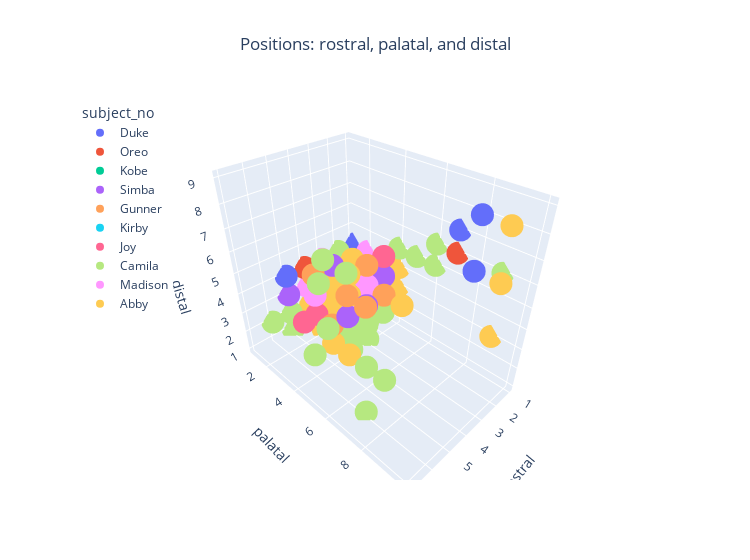

Notebook code cell kept with this figure:
### Code cell
#check plot 
fig = px.scatter_3d(treatment_df, 
                    x="rostral", 
                    y="palatal", 
                    z="distal", 
                    hover_name ="subject_no", 
                    color = treatment_df.subject_no, 
                    color_continuous_scale=px.colors.sequential.ice,
                    title = "Positions: rostral, palatal, and distal",
                    width=750)
fig.update_layout(legend=dict(x=0,y=1), title_x=0.5)
fig.show()

### Figure 1 — Plotly figure (JSON) as saved in the notebook; plotly's stock layout.template omitted (floating-point values rounded to 4 significant figures)
{"data": [{"hovertemplate": "<b>%{hovertext}</b><br><br>subject_no=Duke<br>rostral=%{x}<br>palatal=%{y}<br>distal=%{z}<extra></extra>", "hovertext": ["Duke", "Duke", "Duke", "Duke", "Duke", "Duke", "Duke", "Duke", "Duke", "Duke", "Duke", "Duke", "Duke", "Duke", "Duke", "Duke", "Duke", "Duke", "Duke", "Duke", "Duke", "Duke", "Duke", "Duke", "Duke", "Duke", "Duke", "Duke", "Duke", "Duke", "Duke", "Duke", "Duke", "Duke", "Duke", "Duke", "Duke", "Duke", "Duke", "Duke", "Duke", "Duke", "Duke", "Duke", "Duke", "Duke", "Duke", "Duke", "Duke", "Duke", "Duke", "Duke", "Duke", "Duke", "Duke", "Duke", "Duke", "Duke", "Duke", "Duke", "Duke", "Duke", "Duke", "Duke", "Duke", "Duke", "Duke", "Duke", "Duke", "Duke", "Duke", "Duke", "Duke", "Duke", "Duke", "Duke", "Duke", "Duke", "Duke", "Duke", "Duke", "Duke", "Duke", "Duke", "Duke", "Duke", "Duke", "Duke", "Duke", "Duke", "Duke", "Duke", "Duke", "Duke", "Duke", "Duke", "Duke", "Duke", "Duke", "Duke", "Duke", "Duke", "Duke", "Duke", "Duke", "Duke", "Duke", "Duke", "Duke", "Duke", "Duke", "Duke", "Duke", "Duke", "Duke", "Duke", "Duke", "Duke", "Duke", "Duke", "Duke", "Duke", "Duke", "Duke", "Duke", "Duke"], "legendgroup": "Duke", "marker": {"color": "#636efa", "symbol": "circle"}, "mode": "markers", "name": "Duke", "scene": "scene", "showlegend": true, "type": "scatter3d", "x": [1, 1, 1, 2, 3, 3, 3, 2, 3, 1, 1, 1, 1, 1, 1, 1, 1, 1, 5, 5, 4, 4, 4, 1, 3, 1, 3, 1, 2, 2, 1, 1, 1, 1, 2, 1, 2, 2, 1, 4, 5, 4, 1, 1, 2, 2, 1, 2, 2, 3, 2, 3, 3, 3, 2, 2, 2, 1, 1, 2, 2, 1, 1, 1, 2, 1, 3, 2, 1, 3, 3, 1, 2, 3, 1, 1, 2, 1, 1, 1, 1, 4, 4, 4, 3, 4, 3, 3, 4, 4, 3, 3, 2, 2, 2, 2, 3, 3, 3, 3, 3, 3, 4, 4, 4, 1, 2, 1, 2, 2, 1, 2, 3, 2, 3, 3, 2, 2, 2, 1, 1, 1, 1, 1, 1, 1], "y": [1, 1, 1, 2, 2, 2, 1, 2, 1, 2, 3, 1, 1, 1, 1, 1, 1, 1, 3, 1, 2, 1, 1, 1, 2, 2, 1, 2, 2, 2, 1, 2, 2, 2, 2, 2, 2, 1, 1, 1, 1, 2, 1, 1, 1, 1, 1, 1, 1, 2, 1, 1, 1, 3, 2, 1, 2, 1, 1, 1, 1, 1, 1, 2, 1, 1, 1, 1, 1, 9, 9, 7, 3, 3, 2, 1, 2, 1, 1, 1, 2, 2, 1, 1, 3, 3, 3, 2, 1, 1, 3, 3, 1, 3, 2, 1, 3, 3, 3, 1, 3, 3, 2, 1, 2, 2, 2, 2, 2, 2, 2, 2, 1, 2, 2, 1, 3, 1, 1, 1, 1, 1, 1, 1, 1, 1], "z": [1, 1, 1, 2, 1, 2, 1, 3, 3, 3, 3, 2, 3, 2, 2, 2, 2, 1, 4, 3, 3, 2, 2, 1, 3, 1, 2, 2, 2, 3, 1, 1, 2, 2, 1, 1, 1, 1, 1, 4, 4, 4, 2, 2, 2, 2, 2, 2, 1, 3, 3, 2, 2, 1, 2, 2, 2, 1, 1, 2, 2, 1, 1, 2, 1, 2, 1, 1, 1, 7, 9, 7, 3, 3, 2, 1, 1, 1, 2, 2, 2, 4, 3, 2, 3, 3, 3, 3, 4, 3, 4, 4, 2, 1, 4, 3, 3, 4, 3, 3, 4, 4, 3, 2, 4, 1, 3, 1, 1, 1, 2, 3, 3, 2, 3, 3, 3, 2, 1, 1, 3, 4, 3, 1, 1, 1]}, {"hovertemplate": "<b>%{hovertext}</b><br><br>subject_no=Oreo<br>rostral=%{x}<br>palatal=%{y}<br>distal=%{z}<extra></extra>", "hovertext": ["Oreo", "Oreo", "Oreo", "Oreo", "Oreo", "Oreo", "Oreo", "Oreo", "Oreo", "Oreo", "Oreo", "Oreo", "Oreo", "Oreo", "Oreo", "Oreo", "Oreo", "Oreo", "Oreo", "Oreo", "Oreo", "Oreo", "Oreo", "Oreo", "Oreo", "Oreo", "Oreo", "Oreo", "Oreo", "Oreo", "Oreo", "Oreo", "Oreo", "Oreo", "Oreo", "Oreo", "Oreo", "Oreo", "Oreo", "Oreo", "Oreo", "Oreo", "Oreo", "Oreo", "Oreo", "Oreo", "Oreo", "Oreo", "Oreo", "Oreo", "Oreo", "Oreo", "Oreo", "Oreo", "Oreo", "Oreo", "Oreo", "Oreo", "Oreo", "Oreo", "Oreo", "Oreo", "Oreo", "Oreo", "Oreo", "Oreo", "Oreo", "Oreo", "Oreo", "Oreo", "Oreo", "Oreo", "Oreo", "Oreo", "Oreo", "Oreo", "Oreo", "Oreo", "Oreo", "Oreo", "Oreo", "Oreo", "Oreo", "Oreo", "Oreo", "Oreo", "Oreo", "Oreo", "Oreo", "Oreo", "Oreo", "Oreo", "Oreo", "Oreo", "Oreo", "Oreo", "Oreo", "Oreo", "Oreo", "Oreo", "Oreo", "Oreo", "Oreo", "Oreo", "Oreo", "Oreo", "Oreo", "Oreo", "Oreo", "Oreo", "Oreo", "Oreo", "Oreo", "Oreo", "Oreo", "Oreo", "Oreo", "Oreo", "Oreo", "Oreo", "Oreo", "Oreo", "Oreo", "Oreo", "Oreo", "Oreo"], "legendgroup": "Oreo", "marker": {"color": "#EF553B", "symbol": "circle"}, "mode": "markers", "name": "Oreo", "scene": "scene", "showlegend": true, "type": "scatter3d", "x": [1, 2, 1, 3, 1, 2, 3, 1, 3, 2, 3, 3, 2, 1, 3, 2, 1, 1, 3, 4, 1, 3, 3, 1, 3, 1, 3, 2, 3, 4, 3, 3, 3, 3, 3, 3, 2, 3, 3, 4, 4, 4, 1, 1, 1, 1, 2, 3, 3, 3, 3, 3, 2, 2, 2, 3, 3, 1, 2, 1, 1, 2, 1, 1, 1, 1, 1, 1, 2, 1, 1, 1, 1, 1, 1, 2, 1, 1, 3, 1, 1, 4, 4, 4, 4, 4, 4, 3, 3, 3, 2, 1, 1, 3, 3, 2, 4, 3, 3, 3, 4, 3, 4, 4, 4, 1, 3, 1, 1, 3, 1, 1, 1, 1, 1, 1, 1, 2, 3, 2, 1, 1, 1, 1, 1, 1], "y": [1, 2, 1, 2, 4, 3, 2, 2, 2, 4, 4, 4, 2, 3, 4, 1, 1, 1, 3, 3, 2, 2, 1, 1, 2, 1, 1, 3, 2, 2, 2, 1, 1, 2, 1, 2, 1, 1, 1, 4, 3, 2, 1, 3, 1, 2, 3, 1, 1, 2, 2, 1, 3, 3, 4, 4, 4, 1, 2, 1, 1, 1, 1, 1, 1, 1, 1, 1, 1, 6, 5, 7, 1, 1, 1, 1, 1, 1, 2, 1, 1, 1, 2, 2, 2, 1, 2, 2, 3, 3, 3, 1, 3, 1, 3, 3, 1, 1, 1, 3, 1, 3, 3, 3, 2, 3, 3, 2, 1, 2, 2, 1, 1, 1, 1, 1, 1, 1, 1, 1, 1, 1, 1, 1, 1, 1], "z": [1, 2, 2, 2, 3, 3, 3, 3, 2, 3, 1, 3, 2, 1, 3, 2, 1, 2, 3, 2, 3, 1, 1, 1, 2, 2, 2, 4, 2, 3, 2, 2, 1, 2, 1, 1, 1, 1, 1, 4, 3, 4, 2, 2, 2, 2, 2, 2, 2, 2, 3, 3, 3, 2, 2, 2, 2, 1, 2, 1, 1, 1, 1, 2, 3, 2, 2, 1, 3, 6, 5, 6, 2, 2, 1, 1, 1, 2, 2, 1, 1, 3, 3, 3, 4, 3, 3, 3, 3, 3, 3, 3, 3, 4, 3, 3, 4, 4, 3, 4, 3, 4, 3, 3, 4, 3, 3, 2, 2, 1, 3, 2, 1, 1, 3, 3, 2, 3, 2, 2, 2, 2, 1, 1, 1, 1]}, {"hovertemplate": "<b>%{hovertext}</b><br><br>subject_no=Kobe<br>rostral=%{x}<br>palatal=%{y}<br>distal=%{z}<extra></extra>", "hovertext": ["Kobe", "Kobe", "Kobe", "Kobe", "Kobe", "Kobe", "Kobe", "Kobe", "Kobe", "Kobe", "Kobe", "Kobe", "Kobe", "Kobe", "Kobe", "Kobe", "Kobe", "Kobe", "Kobe", "Kobe", "Kobe", "Kobe", "Kobe", "Kobe", "Kobe", "Kobe", "Kobe", "Kobe", "Kobe", "Kobe", "Kobe", "Kobe", "Kobe", "Kobe", "Kobe", "Kobe", "Kobe", "Kobe", "Kobe", "Kobe", "Kobe", "Kobe", "Kobe", "Kobe", "Kobe", "Kobe", "Kobe", "Kobe", "Kobe", "Kobe", "Kobe", "Kobe", "Kobe", "Kobe", "Kobe", "Kobe", "Kobe", "Kobe", "Kobe", "Kobe", "Kobe", "Kobe", "Kobe", "Kobe", "Kobe", "Kobe", "Kobe", "Kobe", "Kobe", "Kobe", "Kobe", "Kobe", "Kobe", "Kobe", "Kobe", "Kobe", "Kobe", "Kobe", "Kobe", "Kobe", "Kobe", "Kobe", "Kobe", "Kobe", "Kobe", "Kobe", "Kobe", "Kobe", "Kobe", "Kobe", "Kobe", "Kobe", "Kobe", "Kobe", "Kobe", "Kobe", "Kobe", "Kobe", "Kobe", "Kobe", "Kobe", "Kobe", "Kobe", "Kobe", "Kobe", "Kobe", "Kobe", "Kobe", "Kobe", "Kobe", "Kobe", "Kobe", "Kobe", "Kobe", "Kobe", "Kobe", "Kobe", "Kobe", "Kobe", "Kobe", "Kobe", "Kobe", "Kobe"], "legendgroup": "Kobe", "marker": {"color": "#00cc96", "symbol": "circle"}, "mode": "markers", "name": "Kobe", "scene": "scene", "showlegend": true, "type": "scatter3d", "x": [2, 2, 1, 3, 3, 2, 3, 3, 3, 3, 1, 2, 2, 1, 1, 2, 1, 2, 4, 4, 4, 3, 3, 1, 3, 3, 3, 4, 3, 2, 3, 3, 2, 2, 2, 1, 3, 3, 2, 4, 4, 4, 3, 3, 2, 3, 3, 3, 2, 2, 3, 3, 2, 1, 3, 3, 3, 3, 2, 2, 3, 2, 2, 1, 1, 1, 4, 2, 2, 3, 2, 2, 3, 3, 3, 3, 3, 3, 3, 3, 2, 3, 3, 2, 4, 4, 4, 3, 3, 1, 4, 4, 3, 3, 3, 3, 3, 3, 3, 3, 3, 2, 3, 1, 1, 4, 3, 3, 3, 3, 2, 3, 3, 1, 2, 2, 2, 1, 1, 1, 1, 1, 1], "y": [2, 2, 1, 2, 2, 2, 3, 3, 2, 2, 2, 1, 2, 2, 1, 1, 2, 1, 4, 4, 4, 1, 1, 1, 2, 2, 2, 2, 2, 1, 2, 3, 2, 2, 2, 1, 2, 1, 2, 3, 2, 2, 2, 2, 2, 2, 2, 2, 1, 2, 2, 2, 2, 1, 2, 2, 2, 3, 2, 2, 2, 2, 1, 2, 1, 1, 1, 1, 1, 2, 2, 2, 2, 2, 2, 2, 2, 1, 3, 2, 2, 4, 3, 3, 4, 4, 3, 3, 3, 2, 3, 3, 3, 3, 3, 3, 5, 4, 4, 5, 3, 3, 3, 3, 3, 3, 3, 3, 3, 3, 3, 3, 3, 3, 2, 1, 1, 1, 1, 1, 1, 1, 1], "z": [2, 2, 1, 3, 3, 3, 3, 3, 1, 3, 3, 3, 3, 1, 2, 2, 1, 2, 3, 2, 2, 1, 1, 1, 3, 3, 3, 2, 2, 2, 3, 3, 2, 3, 3, 1, 2, 1, 1, 3, 3, 3, 3, 3, 2, 3, 2, 2, 4, 3, 1, 4, 2, 2, 3, 3, 3, 3, 2, 2, 2, 2, 1, 4, 3, 3, 3, 3, 2, 3, 3, 3, 3, 3, 1, 2, 2, 2, 3, 3, 3, 3, 3, 3, 3, 3, 2, 3, 3, 2, 2, 2, 2, 2, 2, 2, 4, 3, 3, 4, 4, 3, 3, 3, 3, 3, 2, 1, 3, 3, 3, 3, 3, 3, 3, 3, 2, 3, 3, 3, 1, 1, 1]}, {"hovertemplate": "<b>%{hovertext}</b><br><br>subject_no=Simba<br>rostral=%{x}<br>palatal=%{y}<br>distal=%{z}<extra></extra>", "hovertext": ["Simba", "Simba", "Simba", "Simba", "Simba", "Simba", "Simba", "Simba", "Simba", "Simba", "Simba", "Simba", "Simba", "Simba", "Simba", "Simba", "Simba", "Simba", "Simba", "Simba", "Simba", "Simba", "Simba", "Simba", "Simba", "Simba", "Simba", "Simba", "Simba", "Simba", "Simba", "Simba", "Simba", "Simba", "Simba", "Simba", "Simba", "Simba", "Simba", "Simba", "Simba", "Simba", "Simba", "Simba", "Simba", "Simba", "Simba", "Simba", "Simba", "Simba", "Simba", "Simba", "Simba", "Simba", "Simba", "Simba", "Simba", "Simba", "Simba", "Simba", "Simba", "Simba", "Simba", "Simba", "Simba", "Simba", "Simba", "Simba", "Simba", "Simba", "Simba", "Simba", "Simba", "Simba", "Simba", "Simba", "Simba", "Simba", "Simba", "Simba", "Simba", "Simba", "Simba", "Simba", "Simba", "Simba", "Simba", "Simba", "Simba", "Simba", "Simba", "Simba", "Simba", "Simba", "Simba", "Simba", "Simba", "Simba", "Simba", "Simba", "Simba", "Simba", "Simba", "Simba", "Simba", "Simba", "Simba", "Simba", "Simba", "Simba", "Simba", "Simba", "Simba", "Simba"], "legendgroup": "Simba", "marker": {"color": "#ab63fa", "symbol": "circle"}, "mode": "markers", "name": "Simba", "scene": "scene", "showlegend": true, "type": "scatter3d", "x": [2, 2, 1, 3, 2, 2, 2, 1, 1, 3, 2, 1, 4, 4, 3, 3, 3, 1, 3, 2, 1, 3, 3, 2, 2, 2, 2, 2, 1, 1, 3, 2, 2, 4, 4, 4, 4, 3, 2, 4, 4, 4, 3, 2, 2, 4, 3, 3, 3, 2, 2, 2, 2, 2, 2, 2, 2, 2, 1, 1, 3, 1, 2, 2, 1, 1, 2, 1, 1, 3, 3, 3, 3, 2, 2, 2, 1, 1, 4, 2, 2, 3, 3, 3, 3, 3, 2, 3, 1, 1, 3, 2, 1, 5, 4, 4, 2, 1, 1, 3, 3, 2, 5, 5, 4, 4, 3, 3, 2, 1, 1, 4, 3, 3], "y": [3, 3, 3, 4, 4, 4, 3, 3, 3, 2, 2, 1, 5, 3, 4, 1, 1, 1, 2, 1, 2, 3, 3, 3, 2, 1, 1, 2, 2, 2, 1, 1, 1, 4, 3, 3, 4, 3, 3, 3, 2, 2, 4, 4, 4, 4, 4, 4, 4, 3, 3, 2, 2, 2, 1, 1, 1, 2, 1, 1, 4, 4, 3, 1, 1, 1, 1, 1, 1, 2, 1, 1, 3, 3, 3, 4, 2, 2, 3, 2, 1, 1, 1, 1, 2, 2, 2, 2, 2, 2, 4, 3, 3, 5, 3, 3, 2, 2, 2, 4, 4, 4, 3, 1, 2, 3, 3, 3, 3, 2, 2, 3, 3, 3], "z": [2, 1, 1, 3, 3, 3, 1, 1, 1, 2, 1, 2, 4, 4, 3, 3, 1, 1, 3, 3, 1, 3, 2, 2, 2, 1, 1, 2, 2, 1, 1, 1, 1, 4, 3, 3, 5, 4, 4, 3, 3, 2, 4, 4, 4, 3, 2, 2, 5, 4, 4, 2, 2, 2, 2, 2, 2, 2, 2, 2, 3, 3, 3, 2, 2, 2, 2, 2, 2, 1, 1, 1, 4, 4, 2, 3, 3, 2, 3, 3, 2, 3, 2, 1, 2, 2, 2, 3, 3, 2, 3, 3, 2, 4, 2, 2, 3, 3, 2, 5, 4, 4, 4, 3, 2, 3, 3, 3, 3, 3, 3, 5, 4, 4]}, {"hovertemplate": "<b>%{hovertext}</b><br><br>subject_no=Gunner<br>rostral=%{x}<br>palatal=%{y}<br>distal=%{z}<extra></extra>", "hovertext": ["Gunner", "Gunner", "Gunner", "Gunner", "Gunner", "Gunner", "Gunner", "Gunner", "Gunner", "Gunner", "Gunner", "Gunner", "Gunner", "Gunner", "Gunner", "Gunner", "Gunner", "Gunner", "Gunner", "Gunner", "Gunner", "Gunner", "Gunner", "Gunner", "Gunner", "Gunner", "Gunner", "Gunner", "Gunner", "Gunner", "Gunner", "Gunner", "Gunner", "Gunner", "Gunner", "Gunner", "Gunner", "Gunner", "Gunner", "Gunner", "Gunner", "Gunner", "Gunner", "Gunner", "Gunner", "Gunner", "Gunner", "Gunner", "Gunner", "Gunner", "Gunner", "Gunner", "Gunner", "Gunner", "Gunner", "Gunner", "Gunner", "Gunner", "Gunner", "Gunner", "Gunner", "Gunner", "Gunner", "Gunner", "Gunner", "Gunner", "Gunner", "Gunner", "Gunner", "Gunner", "Gunner", "Gunner", "Gunner", "Gunner", "Gunner", "Gunner", "Gunner", "Gunner", "Gunner", "Gunner", "Gunner", "Gunner", "Gunner", "Gunner", "Gunner", "Gunner", "Gunner", "Gunner", "Gunner", "Gunner", "Gunner", "Gunner", "Gunner", "Gunner", "Gunner", "Gunner", "Gunner", "Gunner", "Gunner", "Gunner", "Gunner", "Gunner", "Gunner", "Gunner", "Gunner", "Gunner", "Gunner", "Gunner", "Gunner", "Gunner", "Gunner", "Gunner", "Gunner", "Gunner", "Gunner", "Gunner", "Gunner", "Gunner", "Gunner", "Gunner", "Gunner", "Gunner", "Gunner", "Gunner", "Gunner", "Gunner"], "legendgroup": "Gunner", "marker": {"color": "#FFA15A", "symbol": "circle"}, "mode": "markers", "name": "Gunner", "scene": "scene", "showlegend": true, "type": "scatter3d", "x": [1, 1, 1, 2, 3, 3, 3, 3, 3, 3, 3, 3, 3, 3, 3, 3, 3, 3, 4, 4, 4, 3, 3, 2, 1, 1, 1, 1, 1, 1, 2, 2, 2, 2, 2, 2, 3, 3, 3, 4, 4, 3, 3, 3, 3, 3, 2, 2, 4, 4, 4, 5, 4, 4, 3, 3, 3, 2, 1, 1, 1, 1, 1, 1, 1, 1, 3, 3, 2, 2, 1, 1, 1, 1, 1, 3, 3, 2, 2, 1, 1, 4, 2, 2, 4, 4, 4, 3, 3, 2, 4, 3, 1, 5, 5, 5, 3, 3, 3, 3, 3, 3, 3, 3, 3, 1, 1, 1, 1, 1, 1, 1, 1, 1, 2, 2, 1, 3, 3, 3, 1, 1, 1, 1, 1, 1], "y": [1, 1, 1, 3, 2, 4, 2, 3, 3, 2, 3, 3, 2, 3, 3, 3, 3, 4, 1, 1, 1, 2, 2, 2, 2, 1, 1, 2, 2, 2, 1, 1, 1, 2, 2, 2, 2, 1, 2, 3, 2, 2, 5, 4, 4, 4, 4, 4, 3, 3, 3, 4, 4, 4, 3, 4, 3, 2, 1, 1, 1, 1, 1, 1, 1, 1, 3, 2, 2, 3, 3, 2, 1, 1, 1, 2, 1, 1, 3, 3, 2, 3, 2, 2, 3, 3, 2, 3, 2, 2, 2, 2, 2, 6, 5, 3, 2, 2, 2, 4, 3, 3, 3, 3, 3, 3, 3, 2, 1, 3, 2, 1, 1, 1, 2, 1, 1, 1, 1, 1, 2, 2, 1, 1, 1, 1], "z": [1, 1, 1, 2, 2, 3, 2, 3, 2, 2, 3, 2, 2, 3, 2, 1, 2, 3, 2, 2, 2, 1, 1, 1, 4, 3, 2, 3, 2, 2, 2, 2, 2, 2, 2, 1, 1, 1, 1, 4, 3, 3, 4, 4, 4, 3, 2, 2, 3, 3, 3, 3, 3, 2, 4, 4, 3, 2, 1, 1, 1, 1, 1, 3, 3, 2, 3, 3, 3, 4, 4, 3, 3, 3, 2, 2, 1, 1, 3, 3, 2, 3, 3, 3, 3, 2, 2, 2, 2, 2, 3, 1, 1, 5, 5, 5, 3, 3, 2, 5, 4, 3, 3, 3, 3, 3, 2, 2, 1, 1, 1, 3, 3, 2, 4, 4, 3, 2, 2, 2, 2, 2, 1, 1, 1, 2]}, {"hovertemplate": "<b>%{hovertext}</b><br><br>subject_no=Kirby<br>rostral=%{x}<br>palatal=%{y}<br>distal=%{z}<extra></extra>", "hovertext": ["Kirby", "Kirby", "Kirby", "Kirby", "Kirby", "Kirby", "Kirby", "Kirby", "Kirby", "Kirby", "Kirby", "Kirby", "Kirby", "Kirby", "Kirby", "Kirby", "Kirby", "Kirby", "Kirby", "Kirby", "Kirby", "Kirby", "Kirby", "Kirby", "Kirby", "Kirby", "Kirby", "Kirby", "Kirby", "Kirby", "Kirby", "Kirby", "Kirby", "Kirby", "Kirby", "Kirby", "Kirby", "Kirby", "Kirby", "Kirby", "Kirby", "Kirby", "Kirby", "Kirby", "Kirby", "Kirby", "Kirby", "Kirby", "Kirby", "Kirby", "Kirby", "Kirby", "Kirby", "Kirby", "Kirby", "Kirby", "Kirby", "Kirby", "Kirby", "Kirby", "Kirby", "Kirby", "Kirby", "Kirby", "Kirby", "Kirby", "Kirby", "Kirby", "Kirby", "Kirby", "Kirby", "Kirby", "Kirby", "Kirby", "Kirby", "Kirby", "Kirby", "Kirby", "Kirby", "Kirby", "Kirby", "Kirby", "Kirby", "Kirby", "Kirby", "Kirby", "Kirby", "Kirby", "Kirby", "Kirby", "Kirby", "Kirby", "Kirby", "Kirby", "Kirby", "Kirby", "Kirby", "Kirby", "Kirby", "Kirby", "Kirby", "Kirby", "Kirby", "Kirby", "Kirby", "Kirby", "Kirby", "Kirby", "Kirby", "Kirby", "Kirby", "Kirby", "Kirby", "Kirby", "Kirby", "Kirby", "Kirby", "Kirby", "Kirby", "Kirby", "Kirby", "Kirby", "Kirby", "Kirby", "Kirby"], "legendgroup": "Kirby", "marker": {"color": "#19d3f3", "symbol": "circle"}, "mode": "markers", "name": "Kirby", "scene": "scene", "showlegend": true, "type": "scatter3d", "x": [2, 1, 2, 1, 2, 2, 2, 3, 1, 3, 3, 1, 2, 1, 1, 2, 2, 2, 4, 4, 4, 3, 3, 3, 4, 2, 2, 3, 2, 1, 4, 3, 1, 3, 1, 4, 4, 1, 4, 4, 4, 3, 2, 2, 3, 2, 1, 3, 3, 3, 3, 3, 3, 2, 2, 2, 3, 2, 1, 3, 2, 2, 2, 3, 2, 3, 1, 1, 2, 1, 1, 2, 2, 1, 3, 1, 1, 3, 2, 1, 3, 3, 2, 4, 4, 2, 4, 4, 3, 3, 3, 1, 2, 2, 1, 3, 3, 1, 3, 1, 2, 4, 4, 3, 3, 2, 2, 3, 3, 2, 1, 1, 1, 2, 1, 1, 2, 1, 1, 1, 1, 1, 2, 1, 1], "y": [2, 1, 1, 2, 1, 1, 1, 1, 1, 2, 2, 1, 3, 2, 2, 1, 1, 1, 4, 4, 4, 3, 1, 1, 2, 1, 1, 1, 1, 1, 1, 1, 1, 1, 1, 3, 2, 1, 4, 4, 3, 3, 2, 1, 2, 3, 3, 2, 2, 2, 3, 2, 2, 3, 3, 1, 3, 2, 1, 2, 2, 2, 1, 1, 2, 1, 1, 1, 4, 4, 3, 1, 1, 1, 1, 1, 1, 3, 3, 1, 2, 2, 1, 3, 3, 2, 2, 1, 1, 3, 3, 3, 1, 3, 2, 1, 1, 1, 2, 2, 2, 4, 2, 2, 3, 2, 1, 1, 1, 1, 2, 2, 1, 3, 3, 3, 1, 1, 1, 1, 1, 1, 1, 1, 1], "z": [2, 1, 2, 2, 3, 1, 2, 1, 1, 3, 1, 1, 3, 2, 2, 2, 2, 2, 4, 4, 4, 2, 1, 1, 3, 2, 1, 2, 2, 2, 2, 2, 1, 2, 1, 1, 1, 1, 4, 4, 4, 2, 1, 2, 1, 1, 1, 3, 3, 3, 2, 1, 2, 3, 2, 2, 3, 2, 1, 2, 2, 2, 3, 2, 2, 3, 3, 2, 5, 4, 4, 3, 2, 1, 2, 1, 1, 2, 1, 1, 4, 3, 1, 3, 3, 1, 3, 2, 2, 4, 4, 1, 3, 3, 2, 3, 3, 2, 4, 3, 2, 4, 4, 3, 3, 2, 1, 2, 1, 1, 2, 2, 1, 4, 3, 2, 2, 2, 1, 3, 3, 2, 1, 1, 1]}, {"hovertemplate": "<b>%{hovertext}</b><br><br>subject_no=Joy<br>rostral=%{x}<br>palatal=%{y}<br>distal=%{z}<extra></extra>", "hovertext": ["Joy", "Joy", "Joy", "Joy", "Joy", "Joy", "Joy", "Joy", "Joy", "Joy", "Joy", "Joy", "Joy", "Joy", "Joy", "Joy", "Joy", "Joy", "Joy", "Joy", "Joy", "Joy", "Joy", "Joy", "Joy", "Joy", "Joy", "Joy", "Joy", "Joy", "Joy", "Joy", "Joy", "Joy", "Joy", "Joy", "Joy", "Joy", "Joy", "Joy", "Joy", "Joy", "Joy", "Joy", "Joy", "Joy", "Joy", "Joy", "Joy", "Joy", "Joy", "Joy", "Joy", "Joy", "Joy", "Joy", "Joy", "Joy", "Joy", "Joy", "Joy", "Joy", "Joy", "Joy", "Joy", "Joy", "Joy", "Joy", "Joy", "Joy", "Joy", "Joy", "Joy", "Joy", "Joy", "Joy", "Joy", "Joy", "Joy", "Joy", "Joy", "Joy", "Joy", "Joy", "Joy", "Joy", "Joy", "Joy", "Joy", "Joy", "Joy", "Joy", "Joy", "Joy", "Joy", "Joy", "Joy", "Joy", "Joy", "Joy", "Joy", "Joy", "Joy", "Joy", "Joy", "Joy", "Joy", "Joy", "Joy", "Joy", "Joy", "Joy", "Joy", "Joy", "Joy", "Joy", "Joy", "Joy", "Joy", "Joy", "Joy", "Joy", "Joy", "Joy", "Joy", "Joy"], "legendgroup": "Joy", "marker": {"color": "#FF6692", "symbol": "circle"}, "mode": "markers", "name": "Joy", "scene": "scene", "showlegend": true, "type": "scatter3d", "x": [1, 1, 2, 3, 3, 3, 3, 3, 3, 3, 3, 3, 2, 1, 1, 1, 1, 1, 3, 3, 3, 4, 2, 2, 3, 3, 1, 4, 3, 2, 3, 3, 2, 3, 3, 2, 4, 3, 5, 4, 4, 3, 1, 1, 1, 2, 2, 2, 3, 3, 2, 3, 2, 1, 3, 2, 2, 1, 1, 1, 1, 1, 1, 2, 2, 1, 3, 1, 1, 1, 1, 1, 1, 1, 1, 3, 2, 1, 2, 1, 1, 5, 4, 4, 4, 4, 3, 4, 4, 4, 3, 3, 3, 3, 3, 2, 3, 3, 2, 4, 3, 3, 5, 4, 4, 2, 1, 1, 3, 3, 1, 1, 1, 1, 2, 1, 1, 3, 2, 1, 1, 1, 1, 1, 1, 1], "y": [1, 1, 1, 3, 2, 1, 1, 1, 1, 2, 1, 1, 3, 3, 1, 3, 2, 1, 1, 1, 1, 2, 1, 1, 3, 3, 2, 3, 3, 2, 3, 1, 1, 3, 3, 1, 1, 1, 2, 3, 2, 1, 2, 2, 2, 3, 2, 2, 2, 2, 1, 1, 1, 1, 3, 3, 3, 1, 1, 1, 1, 1, 1, 1, 1, 1, 1, 1, 1, 2, 2, 2, 1, 1, 1, 1, 1, 1, 1, 1, 1, 3, 1, 1, 4, 3, 3, 3, 3, 2, 3, 1, 1, 3, 3, 2, 3, 3, 2, 4, 3, 3, 3, 2, 1, 2, 1, 1, 2, 1, 1, 1, 1, 1, 4, 4, 3, 1, 1, 1, 1, 1, 1, 1, 1, 1], "z": [1, 1, 2, 2, 2, 1, 4, 3, 2, 4, 3, 3, 2, 1, 1, 1, 1, 1, 3, 2, 2, 2, 2, 1, 3, 3, 2, 2, 1, 1, 3, 2, 1, 3, 3, 2, 1, 1, 2, 4, 4, 2, 3, 1, 1, 3, 2, 1, 3, 3, 2, 2, 1, 1, 2, 2, 2, 1, 1, 1, 1, 1, 1, 1, 1, 1, 2, 2, 1, 3, 3, 3, 1, 1, 1, 1, 1, 1, 3, 1, 1, 3, 3, 2, 5, 4, 4, 4, 3, 3, 4, 3, 3, 3, 2, 2, 4, 4, 4, 4, 3, 3, 4, 2, 1, 3, 3, 1, 1, 1, 1, 2, 1, 1, 5, 4, 4, 2, 1, 1, 1, 1, 1, 1, 1, 1]}, {"hovertemplate": "<b>%{hovertext}</b><br><br>subject_no=Camila<br>rostral=%{x}<br>palatal=%{y}<br>distal=%{z}<extra></extra>", "hovertext": ["Camila", "Camila", "Camila", "Camila", "Camila", "Camila", "Camila", "Camila", "Camila", "Camila", "Camila", "Camila", "Camila", "Camila", "Camila", "Camila", "Camila", "Camila", "Camila", "Camila", "Camila", "Camila", "Camila", "Camila", "Camila", "Camila", "Camila", "Camila", "Camila", "Camila", "Camila", "Camila", "Camila", "Camila", "Camila", "Camila", "Camila", "Camila", "Camila", "Camila", "Camila", "Camila", "Camila", "Camila", "Camila", "Camila", "Camila", "Camila", "Camila", "Camila", "Camila", "Camila", "Camila", "Camila", "Camila", "Camila", "Camila", "Camila", "Camila", "Camila", "Camila", "Camila", "Camila", "Camila", "Camila", "Camila", "Camila", "Camila", "Camila", "Camila", "Camila", "Camila", "Camila", "Camila", "Camila", "Camila", "Camila", "Camila", "Camila", "Camila", "Camila", "Camila", "Camila", "Camila", "Camila", "Camila", "Camila", "Camila", "Camila", "Camila", "Camila", "Camila", "Camila", "Camila", "Camila", "Camila", "Camila", "Camila", "Camila", "Camila", "Camila", "Camila", "Camila", "Camila", "Camila", "Camila", "Camila", "Camila", "Camila", "Camila", "Camila", "Camila", "Camila", "Camila", "Camila", "Camila", "Camila", "Camila", "Camila", "Camila", "Camila", "Camila", "Camila", "Camila", "Camila"], "legendgroup": "Camila", "marker": {"color": "#B6E880", "symbol": "circle"}, "mode": "markers", "name": "Camila", "scene": "scene", "showlegend": true, "type": "scatter3d", "x": [2, 2, 1, 1, 1, 1, 4, 4, 3, 4, 4, 4, 4, 4, 4, 3, 3, 3, 3, 3, 1, 1, 1, 1, 2, 2, 1, 2, 2, 1, 2, 2, 1, 3, 3, 1, 1, 1, 1, 3, 3, 2, 1, 1, 1, 2, 1, 1, 6, 6, 6, 6, 5, 5, 1, 1, 2, 5, 5, 2, 2, 1, 7, 6, 5, 1, 1, 1, 1, 1, 1, 1, 1, 1, 1, 1, 1, 1, 1, 1, 3, 3, 3, 3, 3, 3, 4, 3, 3, 3, 2, 2, 4, 4, 3, 3, 3, 2, 2, 3, 1, 4, 3, 3, 1, 1, 1, 1, 1, 1, 1, 1, 1, 1, 1, 1, 3, 3, 3, 3, 2, 1, 1, 1, 1], "y": [1, 1, 1, 2, 1, 1, 4, 4, 4, 4, 4, 4, 5, 5, 4, 2, 2, 2, 2, 2, 2, 1, 1, 1, 1, 1, 1, 2, 2, 2, 3, 3, 2, 2, 1, 1, 2, 1, 1, 2, 2, 2, 1, 1, 1, 3, 3, 1, 5, 4, 1, 7, 7, 6, 3, 1, 1, 1, 1, 2, 2, 2, 6, 5, 5, 2, 1, 1, 5, 4, 4, 1, 1, 1, 3, 3, 3, 1, 1, 1, 2, 2, 1, 1, 1, 1, 2, 2, 2, 4, 4, 2, 2, 2, 1, 1, 1, 1, 1, 2, 1, 1, 2, 2, 1, 1, 1, 1, 1, 1, 1, 1, 1, 9, 6, 6, 1, 1, 1, 1, 1, 1, 1, 1, 1], "z": [2, 2, 1, 2, 2, 2, 1, 1, 1, 4, 3, 3, 3, 3, 2, 3, 3, 3, 3, 3, 1, 1, 1, 1, 2, 2, 1, 1, 1, 1, 1, 1, 1, 2, 2, 1, 1, 1, 1, 3, 3, 3, 2, 1, 2, 4, 3, 3, 4, 2, 2, 1, 2, 2, 2, 1, 2, 1, 2, 2, 2, 2, 7, 7, 6, 3, 3, 2, 5, 5, 4, 3, 3, 3, 4, 3, 3, 1, 1, 1, 3, 3, 2, 3, 2, 1, 4, 4, 3, 2, 2, 1, 3, 3, 3, 3, 3, 2, 4, 4, 2, 3, 3, 3, 1, 1, 1, 1, 1, 1, 1, 1, 1, 6, 6, 5, 2, 2, 1, 1, 1, 1, 1, 1, 1]}, {"hovertemplate": "<b>%{hovertext}</b><br><br>subject_no=Madison<br>rostral=%{x}<br>palatal=%{y}<br>distal=%{z}<extra></extra>", "hovertext": ["Madison", "Madison", "Madison", "Madison", "Madison", "Madison", "Madison", "Madison", "Madison", "Madison", "Madison", "Madison", "Madison", "Madison", "Madison", "Madison", "Madison", "Madison", "Madison", "Madison", "Madison", "Madison", "Madison", "Madison", "Madison", "Madison", "Madison", "Madison", "Madison", "Madison", "Madison", "Madison", "Madison", "Madison", "Madison", "Madison", "Madison", "Madison", "Madison", "Madison", "Madison", "Madison", "Madison", "Madison", "Madison", "Madison", "Madison", "Madison", "Madison", "Madison", "Madison", "Madison", "Madison", "Madison", "Madison", "Madison", "Madison", "Madison", "Madison", "Madison", "Madison", "Madison", "Madison", "Madison", "Madison", "Madison", "Madison", "Madison", "Madison", "Madison", "Madison", "Madison", "Madison", "Madison", "Madison", "Madison", "Madison", "Madison", "Madison", "Madison", "Madison", "Madison", "Madison", "Madison", "Madison", "Madison", "Madison", "Madison", "Madison", "Madison", "Madison", "Madison", "Madison", "Madison", "Madison", "Madison", "Madison", "Madison", "Madison", "Madison", "Madison", "Madison", "Madison", "Madison", "Madison", "Madison", "Madison", "Madison", "Madison", "Madison", "Madison", "Madison", "Madison", "Madison", "Madison", "Madison", "Madison", "Madison", "Madison", "Madison", "Madison", "Madison", "Madison", "Madison", "Madison", "Madison"], "legendgroup": "Madison", "marker": {"color": "#FF97FF", "symbol": "circle"}, "mode": "markers", "name": "Madison", "scene": "scene", "showlegend": true, "type": "scatter3d", "x": [2, 2, 2, 3, 5, 4, 3, 2, 1, 2, 1, 1, 2, 2, 1, 1, 1, 1, 4, 4, 4, 3, 2, 2, 1, 1, 1, 4, 3, 1, 1, 1, 1, 4, 2, 1, 3, 2, 2, 5, 4, 4, 2, 2, 1, 2, 1, 1, 2, 2, 1, 3, 2, 2, 3, 2, 1, 1, 1, 1, 2, 2, 2, 2, 2, 2, 3, 2, 2, 1, 1, 1, 2, 1, 1, 3, 2, 1, 3, 1, 1, 4, 4, 1, 4, 4, 3, 4, 3, 3, 3, 3, 2, 1, 1, 1, 4, 2, 2, 3, 3, 3, 4, 4, 4, 3, 1, 1, 3, 1, 1, 3, 3, 2, 3, 1, 1, 3, 2, 1, 1, 1, 1, 1, 1, 1], "y": [1, 1, 1, 2, 3, 1, 3, 1, 1, 2, 1, 1, 1, 1, 1, 3, 2, 1, 4, 3, 2, 2, 1, 1, 2, 1, 1, 3, 2, 1, 2, 2, 2, 3, 2, 2, 2, 2, 1, 3, 3, 2, 3, 3, 2, 2, 1, 1, 2, 1, 1, 3, 3, 1, 3, 1, 1, 1, 1, 1, 1, 1, 1, 1, 1, 1, 1, 1, 1, 4, 3, 3, 1, 1, 1, 2, 1, 1, 2, 2, 1, 3, 2, 1, 3, 2, 2, 3, 3, 3, 3, 3, 3, 3, 2, 1, 3, 3, 3, 3, 3, 2, 3, 3, 3, 2, 1, 1, 3, 3, 2, 2, 2, 2, 4, 4, 3, 2, 1, 1, 1, 1, 1, 1, 1, 1], "z": [1, 1, 1, 3, 4, 3, 1, 1, 1, 3, 3, 1, 2, 1, 1, 2, 2, 2, 3, 3, 3, 1, 1, 1, 4, 1, 1, 3, 3, 1, 1, 1, 1, 2, 1, 1, 1, 1, 1, 4, 3, 3, 3, 2, 1, 2, 1, 1, 3, 2, 2, 3, 2, 2, 3, 2, 1, 1, 1, 1, 2, 2, 2, 2, 2, 2, 4, 3, 3, 4, 4, 3, 3, 3, 1, 3, 2, 2, 3, 2, 2, 3, 1, 1, 4, 3, 3, 3, 3, 1, 3, 1, 1, 3, 3, 2, 4, 3, 3, 4, 3, 1, 4, 4, 2, 3, 3, 1, 3, 3, 2, 3, 3, 2, 4, 4, 3, 2, 1, 1, 1, 1, 1, 1, 1, 1]}, {"hovertemplate": "<b>%{hovertext}</b><br><br>subject_no=Abby<br>rostral=%{x}<br>palatal=%{y}<br>distal=%{z}<extra></extra>", "hovertext": ["Abby", "Abby", "Abby", "Abby", "Abby", "Abby", "Abby", "Abby", "Abby", "Abby", "Abby", "Abby", "Abby", "Abby", "Abby", "Abby", "Abby", "Abby", "Abby", "Abby", "Abby", "Abby", "Abby", "Abby", "Abby", "Abby", "Abby", "Abby", "Abby", "Abby", "Abby", "Abby", "Abby", "Abby", "Abby", "Abby", "Abby", "Abby", "Abby", "Abby", "Abby", "Abby", "Abby", "Abby", "Abby", "Abby", "Abby", "Abby", "Abby", "Abby", "Abby", "Abby", "Abby", "Abby", "Abby", "Abby", "Abby", "Abby", "Abby", "Abby", "Abby", "Abby", "Abby", "Abby", "Abby", "Abby", "Abby", "Abby", "Abby", "Abby", "Abby", "Abby", "Abby", "Abby", "Abby", "Abby", "Abby", "Abby", "Abby", "Abby", "Abby", "Abby", "Abby", "Abby", "Abby", "Abby", "Abby", "Abby", "Abby", "Abby", "Abby", "Abby", "Abby", "Abby", "Abby", "Abby", "Abby", "Abby", "Abby", "Abby", "Abby", "Abby", "Abby", "Abby", "Abby", "Abby", "Abby", "Abby", "Abby", "Abby", "Abby", "Abby", "Abby", "Abby", "Abby", "Abby", "Abby", "Abby", "Abby", "Abby", "Abby", "Abby", "Abby", "Abby", "Abby", "Abby"], "legendgroup": "Abby", "marker": {"color": "#FECB52", "symbol": "circle"}, "mode": "markers", "name": "Abby", "scene": "scene", "showlegend": true, "type": "scatter3d", "x": [1, 1, 1, 2, 3, 3, 3, 3, 3, 3, 3, 3, 3, 3, 3, 2, 2, 1, 4, 4, 4, 4, 3, 3, 3, 1, 1, 3, 3, 1, 3, 2, 2, 4, 3, 2, 4, 3, 2, 4, 4, 4, 2, 1, 1, 2, 1, 1, 3, 3, 3, 3, 2, 2, 4, 3, 3, 2, 1, 1, 3, 3, 3, 4, 4, 4, 3, 2, 2, 4, 1, 1, 3, 3, 2, 4, 2, 1, 2, 1, 1, 4, 4, 4, 4, 3, 3, 4, 3, 2, 4, 4, 4, 4, 4, 2, 3, 3, 2, 3, 3, 1, 4, 4, 4, 2, 1, 1, 3, 3, 3, 3, 3, 2, 3, 3, 1, 3, 1, 1, 5, 5, 4, 1, 1, 1], "y": [1, 1, 1, 3, 2, 4, 2, 3, 3, 2, 3, 3, 2, 3, 3, 2, 2, 1, 3, 3, 2, 2, 2, 1, 2, 2, 2, 3, 2, 2, 3, 2, 2, 2, 1, 1, 3, 2, 2, 3, 3, 3, 1, 1, 1, 2, 1, 1, 3, 2, 2, 3, 3, 2, 3, 2, 2, 2, 1, 1, 3, 1, 1, 3, 1, 1, 3, 3, 2, 4, 4, 4, 3, 1, 1, 3, 1, 2, 2, 2, 2, 4, 3, 2, 3, 3, 3, 3, 3, 2, 3, 3, 2, 3, 3, 2, 3, 2, 1, 3, 2, 1, 3, 2, 2, 2, 2, 2, 3, 2, 2, 3, 2, 2, 10, 10, 9, 6, 4, 1, 5, 4, 2, 1, 1, 1], "z": [1, 1, 1, 2, 2, 3, 2, 3, 2, 2, 3, 2, 2, 3, 2, 2, 2, 2, 4, 2, 2, 1, 1, 1, 4, 3, 1, 2, 2, 1, 3, 1, 1, 2, 1, 1, 1, 1, 1, 4, 4, 4, 2, 1, 1, 2, 2, 1, 3, 2, 2, 4, 4, 4, 3, 2, 2, 2, 1, 1, 3, 2, 1, 3, 2, 2, 3, 3, 2, 5, 4, 3, 3, 3, 2, 3, 3, 2, 3, 2, 2, 4, 4, 3, 4, 4, 3, 4, 3, 3, 2, 2, 1, 3, 3, 3, 3, 3, 3, 4, 4, 3, 4, 4, 4, 1, 1, 1, 3, 3, 3, 3, 3, 2, 9, 7, 3, 4, 3, 3, 2, 2, 2, 1, 1, 1]}], "layout": {"legend": {"title": {"text": "subject_no"}, "tracegroupgap": 0, "x": 0, "y": 1}, "scene": {"domain": {"x": [0, 1], "y": [0, 1]}, "xaxis": {"title": {"text": "rostral"}}, "yaxis": {"title": {"text": "palatal"}}, "zaxis": {"title": {"text": "distal"}}}, "title": {"text": "Positions: rostral, palatal, and distal", "x": 0.5}, "width": 750}}
